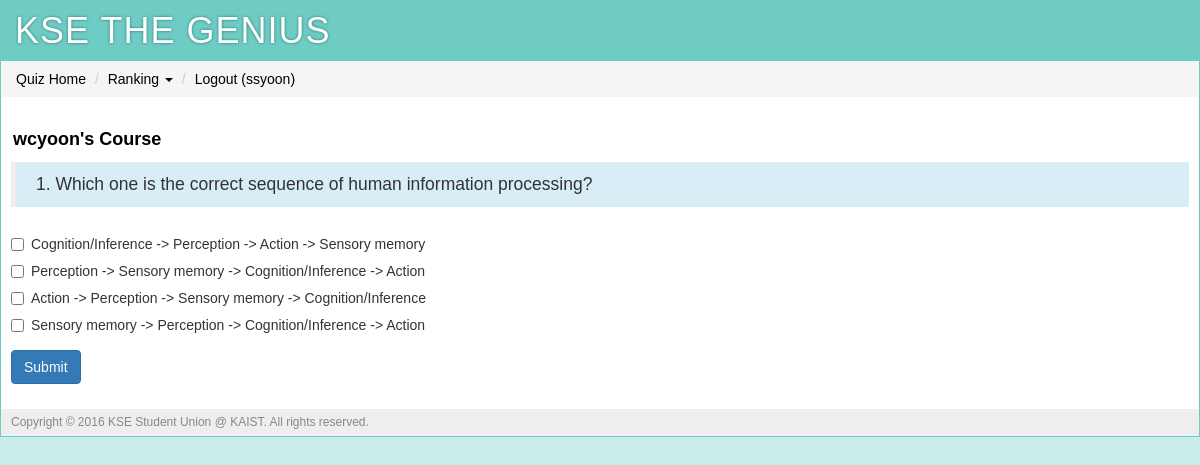
/quiz?prof=wcyoon (signed in), run on the app's committed database.
### tables this page shows
CREATE TABLE "user" (
	`user_id`	integer PRIMARY KEY AUTOINCREMENT,
	`username`	string NOT NULL,
	`name`	string NOT NULL,
	`class`	INTEGER,
	`pw_hash`	string NOT NULL,
	`munyi_point`	integer DEFAULT 0,
	`munyi_last_quiz`	integer DEFAULT 0,
	`wcyoon_point`	integer DEFAULT 0,
	`wcyoon_last_quiz`	integer DEFAULT 0,
	`uclee_point`	integer DEFAULT 0,
	`uclee_last_quiz`	integer DEFAULT 0,
	`jaegil_point`	integer DEFAULT 0,
	`jaegil_last_quiz`	integer DEFAULT 0,
	`aviv_point`	integer DEFAULT 0,
	`aviv_last_quiz`	integer DEFAULT 0,
	`kse_point`	INTEGER DEFAULT 0,
	`kse_last_quiz`	INTEGER DEFAULT 0,
	`total_point`	integer DEFAULT 0
);

CREATE TABLE "quiz" (
	`id`	INTEGER NOT NULL PRIMARY KEY AUTOINCREMENT,
	`professor_id`	TEXT NOT NULL,
	`quiz_id`	INTEGER NOT NULL,
	`question`	TEXT NOT NULL,
	`answer1`	INTEGER NOT NULL,
	`answer2`	INTEGER NOT NULL,
	`answer3`	INTEGER NOT NULL,
	`answer4`	INTEGER NOT NULL,
	`correct_answer`	TEXT NOT NULL,
	`quiz_value`	INTEGER NOT NULL
);

### main.py (the view)
@app.route('/quiz')
def quiz():
    prof = request.args.get('prof')
    error = request.args.get('error')
    user_info = query_db('''SELECT * FROM user WHERE
            user.user_id = ?''',
            [session['user_id']],
            one=True)
    numOfQuiz = query_db('''SELECT count(*) FROM quiz WHERE
            professor_id = ? ''',
            [prof],
            one=True)
    quiz = query_db('''SELECT * FROM quiz WHERE
            professor_id = ? AND quiz_id = ?''',
            [prof, user_info[prof + "_last_quiz"]+1],
            one=True)
    return render_template('quiz.html', prof=prof, quiz=quiz, error=error)

### main.py (called while the page is built)
def connect_db():
    return sqlite3.connect(app.config['DATABASE'])

def query_db(query, args=(), one=False):
    cur = g.db.execute(query, args)
    rv = [dict((cur.description[idx][0], value)
               for idx, value in enumerate(row)) for row in cur.fetchall()]
    return (rv[0] if rv else None) if one else rv

@app.before_request
def before_request():
    g.db = connect_db()
    g.user = None
    if 'user_id' in session:
        g.user = query_db('select * from user where user_id = ?',
                          [session['user_id']], one=True)

@app.teardown_request
def teardown_request(exception):
    if hasattr(g, 'db'):
        g.db.close()

### templates/quiz.html (shortened to what this page needs)
{% extends "layout.html" %}
{% block body %}
	<div class="page-title">
		<span>{{ prof }}'s Course</span>
	</div>
	{% if quiz %}
	<div class="bg-info">
		<blockquote>
			<p>{{ quiz.quiz_id }}. {{ quiz.question | safe }}</p>
		</blockquote>
	</div>
	<form action="{{ url_for('quiz_processing') }}" class="form-horizontal" method="post" enctype="multipart/form-data">
		<div class="form-group">
			<div class="col-sm-offset-0 col-sm-12">
				<div class="checkbox" class="form-control">
					<label class="col-sm-12">
						<input type="checkbox" name="answers" value="1"> {{ quiz.answer1 | safe}}
					</label>
				</div>
			</div>
			<div class="col-sm-offset-0 col-sm-12">
				<div class="checkbox" class="form-control">
					<label class="col-sm-12">
						<input type="checkbox" name="answers" value="2"> {{ quiz.answer2 | safe}}
					</label>
				</div>
			</div>
			<div class="col-sm-offset-0 col-sm-12">
				<div class="checkbox" class="form-control">
					<label class="col-sm-12">
						<input type="checkbox" name="answers" value="3"> {{ quiz.answer3 | safe}}
					</label>
				</div>
			</div>
			<div class="col-sm-offset-0 col-sm-12">
				<div class="checkbox" class="form-control">
					<label class="col-sm-12">
						<input type="checkbox" name="answers" value="4"> {{ quiz.answer4 | safe}}
					</label>
				</div>
			</div>
		</div>
	    <div class="form-group">
    		<div class="col-sm-offset-0 col-sm-8">
      		<button type="submit" class="btn btn-primary">Submit</button>
    		</div>
  		</div>
  	</form>
  	{% endif %}
{% endblock %}

### templates/layout.html (shortened to what this page needs)
<!doctype html>
<html>
<head>
	<link rel="stylesheet" type="text/css" href="{{ url_for('static', filename='css/bootstrap.min.css') }}">
	<link rel="stylesheet" type="text/css" href="{{ url_for('static', filename='css/style.css') }}">
</head>
<div class="page">
	<h1>KSE THE GENIUS</h1>
	<ol class="breadcrumb">
		{% if g.user %}
		<li><a href="{{ url_for('course') }}">Quiz Home</a></li>
		<li class="dropdown"><a href="#" class="dropdown-toggle"
			data-toggle="dropdown" role="button" aria-haspopup="true"
			aria-expanded="false">Ranking <span class="caret"></span></a>
		</li>
		<li><a href="{{ url_for('logout') }}">Logout ({{ g.user.username }})</a></li>
		{% else %}
		<li><a href="{{ url_for('register') }}">Sign Up</a></li>
		<li><a href="{{ url_for('login') }}">Sign In</a></li>
		{% endif %}
	</ol>
	<div class="body">{% block body %}{% endblock %}</div>
	<div class="footer">Copyright © 2016 KSE Student Union @ KAIST. All rights reserved.</div>
</div>
</html>

### static/css/style.css (style rules this page uses)
a { color: black; }
a, a:focus, a:hover, a:active { outline: 0; text-decoration: none; }
div.page { background: white; border: 1px solid #6ECCC4; margin: auto; overflow-y: hidden; }
div.page h1 { background: #6ECCC4; margin: 0; padding: 10px 14px; color: white; letter-spacing: 1px; text-shadow: 0 0 3px #24776F; font-weight: normal; }
div.page div.body { padding: 10px; }
div.page div.footer { background: #eee; color: #888; padding: 5px 10px; font-size: 12px; }
div.page-title { font-size: 18px; color: black; font-weight: bold; margin: 0px 0px 10px 2px; }

### data on the page
user: user.username "ssyoon"
quiz: professor "wcyoon", quiz_id "1", question "Which one is the correct sequence of human information processing?", answer1 "Cognition/Inference -> Perception -> Action -> Sensory memory", answer2 "Perception -> Sensory memory -> Cognition/Inference -> Action", answer3 "Action -> Perception -> Sensory memory -> Cognition/Inference", answer4 "Sensory memory -> Perception -> Cognition/Inference -> Action"
